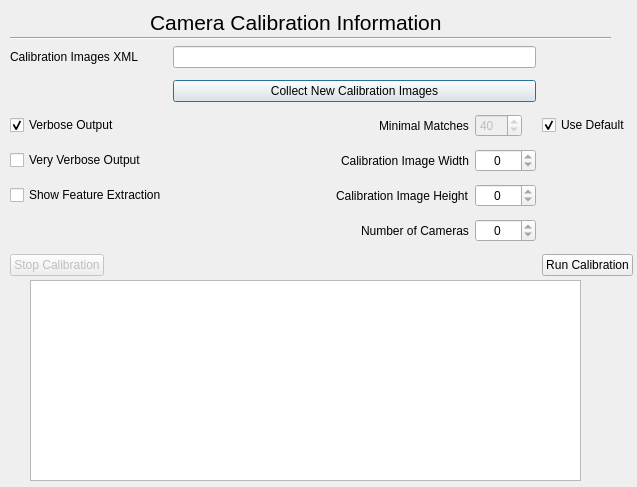
<?xml version="1.0" encoding="UTF-8"?>
<ui version="4.0">
 <class>CamCalibrateDialog</class>
 <widget class="QDialog" name="CamCalibrateDialog">
  <property name="geometry">
   <rect>
    <x>0</x>
    <y>0</y>
    <width>637</width>
    <height>487</height>
   </rect>
  </property>
  <property name="sizePolicy">
   <sizepolicy hsizetype="Preferred" vsizetype="Preferred">
    <horstretch>0</horstretch>
    <verstretch>0</verstretch>
   </sizepolicy>
  </property>
  <property name="minimumSize">
   <size>
    <width>637</width>
    <height>0</height>
   </size>
  </property>
  <property name="windowTitle">
   <string>Dialog</string>
  </property>
  <widget class="QLabel" name="label">
   <property name="geometry">
    <rect>
     <x>150</x>
     <y>10</y>
     <width>401</width>
     <height>25</height>
    </rect>
   </property>
   <property name="sizePolicy">
    <sizepolicy hsizetype="Preferred" vsizetype="Minimum">
     <horstretch>0</horstretch>
     <verstretch>0</verstretch>
    </sizepolicy>
   </property>
   <property name="font">
    <font>
     <pointsize>16</pointsize>
    </font>
   </property>
   <property name="text">
    <string>Camera Calibration Information</string>
   </property>
  </widget>
  <widget class="Line" name="line">
   <property name="geometry">
    <rect>
     <x>10</x>
     <y>30</y>
     <width>601</width>
     <height>16</height>
    </rect>
   </property>
   <property name="orientation">
    <enum>Qt::Horizontal</enum>
   </property>
  </widget>
  <widget class="QTextEdit" name="textEdit">
   <property name="enabled">
    <bool>true</bool>
   </property>
   <property name="geometry">
    <rect>
     <x>30</x>
     <y>280</y>
     <width>551</width>
     <height>201</height>
    </rect>
   </property>
   <property name="sizePolicy">
    <sizepolicy hsizetype="Expanding" vsizetype="MinimumExpanding">
     <horstretch>0</horstretch>
     <verstretch>0</verstretch>
    </sizepolicy>
   </property>
  </widget>
  <widget class="QWidget" name="layoutWidget">
   <property name="geometry">
    <rect>
     <x>10</x>
     <y>40</y>
     <width>623</width>
     <height>246</height>
    </rect>
   </property>
   <layout class="QGridLayout" name="gridLayout">
    <item row="3" column="2">
     <widget class="QSpinBox" name="spinBox_calWidth">
      <property name="enabled">
       <bool>true</bool>
      </property>
      <property name="sizePolicy">
       <sizepolicy hsizetype="Preferred" vsizetype="Fixed">
        <horstretch>0</horstretch>
        <verstretch>0</verstretch>
       </sizepolicy>
      </property>
      <property name="alignment">
       <set>Qt::AlignCenter</set>
      </property>
      <property name="readOnly">
       <bool>true</bool>
      </property>
      <property name="maximum">
       <number>30000</number>
      </property>
     </widget>
    </item>
    <item row="2" column="1" alignment="Qt::AlignRight">
     <widget class="QLabel" name="label_6">
      <property name="text">
       <string>Minimal Matches</string>
      </property>
     </widget>
    </item>
    <item row="2" column="0">
     <widget class="QCheckBox" name="checkBox_verboseoutput">
      <property name="text">
       <string>Verbose Output</string>
      </property>
      <property name="checked">
       <bool>true</bool>
      </property>
     </widget>
    </item>
    <item row="2" column="3">
     <widget class="QCheckBox" name="checkBox_useDefaultMinMatches">
      <property name="text">
       <string>Use Default</string>
      </property>
      <property name="checked">
       <bool>true</bool>
      </property>
     </widget>
    </item>
    <item row="6" column="2">
     <widget class="QSpinBox" name="spinBox_numCams">
      <property name="enabled">
       <bool>true</bool>
      </property>
      <property name="alignment">
       <set>Qt::AlignCenter</set>
      </property>
      <property name="readOnly">
       <bool>true</bool>
      </property>
     </widget>
    </item>
    <item row="8" column="0">
     <widget class="QPushButton" name="stopButton">
      <property name="enabled">
       <bool>false</bool>
      </property>
      <property name="sizePolicy">
       <sizepolicy hsizetype="Fixed" vsizetype="Fixed">
        <horstretch>0</horstretch>
        <verstretch>0</verstretch>
       </sizepolicy>
      </property>
      <property name="text">
       <string>Stop Calibration</string>
      </property>
      <property name="autoDefault">
       <bool>false</bool>
      </property>
     </widget>
    </item>
    <item row="4" column="0">
     <widget class="QCheckBox" name="checkBox_featureextraction">
      <property name="text">
       <string>Show Feature Extraction</string>
      </property>
     </widget>
    </item>
    <item row="2" column="2">
     <widget class="QSpinBox" name="spinBox_minimalMatches">
      <property name="enabled">
       <bool>false</bool>
      </property>
      <property name="sizePolicy">
       <sizepolicy hsizetype="Fixed" vsizetype="Fixed">
        <horstretch>0</horstretch>
        <verstretch>0</verstretch>
       </sizepolicy>
      </property>
      <property name="minimum">
       <number>3</number>
      </property>
      <property name="maximum">
       <number>500</number>
      </property>
      <property name="value">
       <number>40</number>
      </property>
     </widget>
    </item>
    <item row="6" column="1" alignment="Qt::AlignRight">
     <widget class="QLabel" name="label_7">
      <property name="text">
       <string>Number of Cameras</string>
      </property>
     </widget>
    </item>
    <item row="4" column="1" alignment="Qt::AlignRight">
     <widget class="QLabel" name="label_5">
      <property name="text">
       <string>Calibration Image Height</string>
      </property>
     </widget>
    </item>
    <item row="3" column="0">
     <widget class="QCheckBox" name="checkBox_veryVerboseoutput">
      <property name="enabled">
       <bool>true</bool>
      </property>
      <property name="text">
       <string>Very Verbose Output</string>
      </property>
      <property name="checked">
       <bool>false</bool>
      </property>
     </widget>
    </item>
    <item row="8" column="3">
     <widget class="QPushButton" name="calibrateCameraButton">
      <property name="sizePolicy">
       <sizepolicy hsizetype="Fixed" vsizetype="Fixed">
        <horstretch>0</horstretch>
        <verstretch>0</verstretch>
       </sizepolicy>
      </property>
      <property name="text">
       <string>Run Calibration</string>
      </property>
      <property name="autoDefault">
       <bool>false</bool>
      </property>
     </widget>
    </item>
    <item row="0" column="0">
     <widget class="QLabel" name="label_2">
      <property name="text">
       <string>Calibration Images XML</string>
      </property>
     </widget>
    </item>
    <item row="3" column="1" alignment="Qt::AlignRight">
     <widget class="QLabel" name="label_4">
      <property name="text">
       <string>Calibration Image Width</string>
      </property>
     </widget>
    </item>
    <item row="0" column="1" colspan="2">
     <widget class="QLineEdit" name="lineEdit_inputXML">
      <property name="enabled">
       <bool>true</bool>
      </property>
      <property name="readOnly">
       <bool>true</bool>
      </property>
     </widget>
    </item>
    <item row="4" column="2">
     <widget class="QSpinBox" name="spinBox_calHeight">
      <property name="enabled">
       <bool>true</bool>
      </property>
      <property name="alignment">
       <set>Qt::AlignCenter</set>
      </property>
      <property name="readOnly">
       <bool>true</bool>
      </property>
      <property name="maximum">
       <number>30000</number>
      </property>
     </widget>
    </item>
    <item row="1" column="1" colspan="2">
     <widget class="QPushButton" name="recordCalibImagesButton">
      <property name="text">
       <string>Collect New Calibration Images</string>
      </property>
     </widget>
    </item>
   </layout>
  </widget>
 </widget>
 <resources/>
 <connections/>
</ui>
